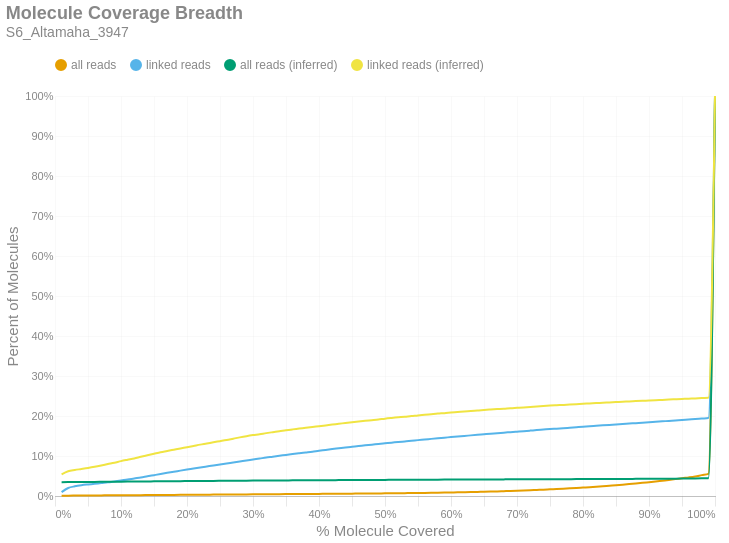

Notebook code for this chart:
### Markdown cell above
### Molecule Read Coverage
This chart shows molecule coverage breadth as computed by the number of bases aligned to that molecule. In other words, "*how much of each unique long molecule is actually sequenced/aligned?*" Keep in mind there is a distinction between sequences and alignments, since some sequences belonging to a particular molecule may not align well and wouldn't appear in the alignment data. This chart also shows molecule coverage breadth as computed by the *inferred fragment* from which the aligned sequences originate. Unlike read coverage, this calculation takes into account the total insert size, including unsequenced gaps between the forward and reverse reads. Like the previous figures, these are cumulative percents.

### Code cell
if SKIPLR:
    print_html(f"Skipped")
else:
    binned_df = consolidated_hist(valids['coverage_bp'], mask, 0.01, True)
    binned_df_inf = consolidated_hist(valids['coverage_inserts'], mask, 0.01, True)
    binned_df = binned_df.with_columns(pl.lit(binned_df_inf['all reads (cumsum)']).alias('all reads (inferred)'))
    binned_df = binned_df.with_columns(pl.lit(binned_df_inf['linked reads (cumsum)']).alias('linked reads (inferred)'))
    binned_df = binned_df.with_columns(
        (pl.col('bin').cast(pl.Float64) + 0.01).alias('right_edge')
    )

    with SafeRender(binned_df):
        (
            density_plot(binned_df, 'Molecule Coverage Breadth', samplename, 'molcov', ['all reads (inferred)','linked reads (inferred)'])
            .encode(
                #x=alt.X('bin:Q', title="% Molecule Covered").axis(format = '%').scale(padding=0),
                x=alt.X('right_edge:Q', title="% Molecule Covered").axis(format='%').scale(padding=0),
                y=alt.Y('value:Q', title='Percent of Molecules')
                    .axis(format='%')
                    .stack(False)
                    .scale(domainMin=0, padding=0),
                color=alt.Color("key:N").scale(domain = ["all reads", "linked reads", "all reads (inferred)", "linked reads (inferred)"]),
                tooltip = [
                    alt.Tooltip("key:N", title = "Data Type"),
                    alt.Tooltip("range_label:N", title="% Molecule Covered"),
                    alt.Tooltip("value:Q", format = ".2%", title="% Molecules")
                ]
            )
        ).display()

### Figure 1 — Vega-Lite specification as saved in the notebook (floating-point values rounded to 4 significant figures)
{"width": "container", "height": 400, "config": {"title": {"anchor": "start", "dy": -15, "fontSize": 18, "color": "#888888", "subtitleColor": "#888888", "subtitleFontSize": 14}, "arc": {"fill": "#0072B2"}, "axis": {"domainColor": "#888888", "domainWidth": 0.5, "gridWidth": 0.2, "grid": false, "titleFontWeight": 400, "titleFontSize": 15, "labelFontSize": 11, "labelColor": "#888888", "tickColor": "#888888", "tickWidth": 0.2, "titleColor": "#888888"}, "axisBand": {"grid": false}, "axisX": {"grid": true, "tickSize": 10, "domainCap": "round"}, "axisY": {"domain": false, "grid": true, "tickSize": 0, "domainCap": "round"}, "background": "transparent", "header": {"labelFontSize": 15, "labelColor": "#888888", "titleFontSize": 15, "titleFontWeight": 600, "titleColor": "#888888"}, "legend": {"labelFont": "sans-serif", "labelFontSize": 12, "labelColor": "#888888", "symbolSize": 100, "symbolType": "circle", "titleFontSize": 12, "titlePadding": 10, "titleColor": "#888888", "title": null, "orient": "top"}, "range": {"category": ["#E69F00", "#56B4E9", "#009E73", "#F0E442", "#0072B2", "#D55E00", "#CC79A7", "#000000"], "diverging": ["#cfe8f3", "#a2d4ec", "#73bfe2", "#46abdb", "#1696d2", "#12719e"]}, "area": {"fill": "#0072B2", "fillOpacity": 0.7, "line": true, "strokeOpacity": 0.7}, "line": {"color": "#0072B2", "stroke": "#0072B2", "strokeWidth": 2}, "trail": {"color": "#0072B2", "stroke": "#0072B2", "strokeWidth": 0, "size": 1}, "point": {"filled": true, "fillOpacity": 1.0, "size": 95}, "text": {"color": "#888888", "fontSize": 11, "align": "right", "fontWeight": 400, "size": 11}, "bar": {"fill": "#0072B2", "stroke": null}, "view": {"stroke": null, "continuousWidth": 660, "continuousHeight": 400}}, "data": {"name": "data-4f8140469e4c94100c1eca84717bebed"}, "mark": {"type": "line", "interpolate": "monotone", "point": {"opacity": 0, "size": 275}}, "encoding": {"color": {"field": "key", "scale": {"domain": ["all reads", "linked reads", "all reads (inferred)", "linked reads (inferred)"]}, "type": "nominal"}, "tooltip": [{"field": "key", "title": "Data Type", "type": "nominal"}, {"field": "range_label", "title": "% Molecule Covered", "type": "nominal"}, {"field": "value", "format": ".2%", "title": "% Molecules", "type": "quantitative"}], "x": {"axis": {"format": "%"}, "field": "right_edge", "scale": {"padding": 0}, "title": "% Molecule Covered", "type": "quantitative"}, "y": {"axis": {"format": "%"}, "field": "value", "scale": {"domainMin": 0, "padding": 0}, "stack": false, "title": "Percent of Molecules", "type": "quantitative"}}, "params": [{"name": "param_c36ac31b6afebe62", "select": {"type": "point", "fields": ["key"]}, "bind": "legend"}], "title": {"text": "Molecule Coverage Breadth", "subtitle": "S6_Altamaha_3947"}, "transform": [{"fold": ["all reads (cumsum)", "linked reads (cumsum)", "all reads (inferred)", "linked reads (inferred)"]}, {"calculate": "replace(datum.key, ' (cumsum)', '')", "as": "key"}, {"filter": {"param": "param_c36ac31b6afebe62"}}], "usermeta": {"embedOptions": {"downloadFileName": "S6_Altamaha_3947.molcov"}}, "$schema": "https://vega.github.io/schema/vega-lite/v6.1.0.json", "datasets": {"data-4f8140469e4c94100c1eca84717bebed": [{"bin": "0.0", "interval": "0.0-0.01", "all reads": 0.0004362, "linked reads": 0.009644, "all reads (cumsum)": 0.0004362, "linked reads (cumsum)": 0.009644, "range_label": "0.0-0.01", "all reads (inferred)": 0.03443, "linked reads (inferred)": 0.05417, "right_edge": 0.01}, {"bin": "0.01", "interval": "0.01-0.02", "all reads": 0.0004745, "linked reads": 0.01044, "all reads (cumsum)": 0.0009107, "linked reads (cumsum)": 0.02009, "range_label": "0.01-0.02", "all reads (inferred)": 0.03475, "linked reads (inferred)": 0.06181, "right_edge": 0.02}, {"bin": "0.02", "interval": "0.02-0.03", "all reads": 0.0001971, "linked reads": 0.004108, "all reads (cumsum)": 0.001108, "linked reads (cumsum)": 0.02419, "range_label": "0.02-0.03", "all reads (inferred)": 0.03488, "linked reads (inferred)": 0.065, "right_edge": 0.03}, {"bin": "0.03", "interval": "0.03-0.04", "all reads": 0.0001354, "linked reads": 0.002703, "all reads (cumsum)": 0.001243, "linked reads (cumsum)": 0.0269, "range_label": "0.03-0.04", "all reads (inferred)": 0.03498, "linked reads (inferred)": 0.06745, "right_edge": 0.04}, {"bin": "0.04", "interval": "0.04-0.05", "all reads": 9.901e-05, "linked reads": 0.001929, "all reads (cumsum)": 0.001342, "linked reads (cumsum)": 0.02883, "range_label": "0.04-0.05", "all reads (inferred)": 0.03509, "linked reads (inferred)": 0.07, "right_edge": 0.05}, {"bin": "0.05", "interval": "0.05-0.06", "all reads": 8.686e-05, "linked reads": 0.001679, "all reads (cumsum)": 0.001429, "linked reads (cumsum)": 0.0305, "range_label": "0.05-0.06", "all reads (inferred)": 0.03522, "linked reads (inferred)": 0.0729, "right_edge": 0.06}, {"bin": "0.06", "interval": "0.06-0.07", "all reads": 9.621e-05, "linked reads": 0.001929, "all reads (cumsum)": 0.001525, "linked reads (cumsum)": 0.03243, "range_label": "0.06-0.07", "all reads (inferred)": 0.03536, "linked reads (inferred)": 0.07622, "right_edge": 0.07}, {"bin": "0.07", "interval": "0.07-0.08", "all reads": 8.92e-05, "linked reads": 0.001738, "all reads (cumsum)": 0.001614, "linked reads (cumsum)": 0.03417, "range_label": "0.07-0.08", "all reads (inferred)": 0.03551, "linked reads (inferred)": 0.0798, "right_edge": 0.08}, {"bin": "0.08", "interval": "0.08-0.09", "all reads": 0.0001102, "linked reads": 0.002346, "all reads (cumsum)": 0.001725, "linked reads (cumsum)": 0.03652, "range_label": "0.08-0.09", "all reads (inferred)": 0.03565, "linked reads (inferred)": 0.08323, "right_edge": 0.09}, {"bin": "0.09", "interval": "0.09-0.1", "all reads": 0.0001069, "linked reads": 0.002417, "all reads (cumsum)": 0.001832, "linked reads (cumsum)": 0.03893, "range_label": "0.09-0.1", "all reads (inferred)": 0.03582, "linked reads (inferred)": 0.08717, "right_edge": 0.1}, {"bin": "0.1", "interval": "0.1-0.11", "all reads": 0.0001074, "linked reads": 0.002262, "all reads (cumsum)": 0.001939, "linked reads (cumsum)": 0.0412, "range_label": "0.1-0.11", "all reads (inferred)": 0.03596, "linked reads (inferred)": 0.09057, "right_edge": 0.11}, {"bin": "0.11", "interval": "0.11-0.12", "all reads": 0.0001172, "linked reads": 0.002643, "all reads (cumsum)": 0.002056, "linked reads (cumsum)": 0.04384, "range_label": "0.11-0.12", "all reads (inferred)": 0.0361, "linked reads (inferred)": 0.09387, "right_edge": 0.12}, {"bin": "0.12", "interval": "0.12-0.13", "all reads": 0.0001149, "linked reads": 0.002524, "all reads (cumsum)": 0.002171, "linked reads (cumsum)": 0.04636, "range_label": "0.12-0.13", "all reads (inferred)": 0.03626, "linked reads (inferred)": 0.09789, "right_edge": 0.13}, {"bin": "0.13", "interval": "0.13-0.14", "all reads": 0.0001298, "linked reads": 0.002929, "all reads (cumsum)": 0.002301, "linked reads (cumsum)": 0.04929, "range_label": "0.13-0.14", "all reads (inferred)": 0.03641, "linked reads (inferred)": 0.1017, "right_edge": 0.14}, {"bin": "0.14", "interval": "0.14-0.15", "all reads": 0.0001247, "linked reads": 0.002834, "all reads (cumsum)": 0.002426, "linked reads (cumsum)": 0.05213, "range_label": "0.14-0.15", "all reads (inferred)": 0.03657, "linked reads (inferred)": 0.1055, "right_edge": 0.15}, {"bin": "0.15", "interval": "0.15-0.16", "all reads": 0.000127, "linked reads": 0.002846, "all reads (cumsum)": 0.002553, "linked reads (cumsum)": 0.05497, "range_label": "0.15-0.16", "all reads (inferred)": 0.03673, "linked reads (inferred)": 0.1093, "right_edge": 0.16}, {"bin": "0.16", "interval": "0.16-0.17", "all reads": 0.0001256, "linked reads": 0.002905, "all reads (cumsum)": 0.002678, "linked reads (cumsum)": 0.05788, "range_label": "0.16-0.17", "all reads (inferred)": 0.03686, "linked reads (inferred)": 0.1124, "right_edge": 0.17}, {"bin": "0.17", "interval": "0.17-0.18", "all reads": 0.0001205, "linked reads": 0.002679, "all reads (cumsum)": 0.002799, "linked reads (cumsum)": 0.06056, "range_label": "0.17-0.18", "all reads (inferred)": 0.037, "linked reads (inferred)": 0.1157, "right_edge": 0.18}, {"bin": "0.18", "interval": "0.18-0.19", "all reads": 0.0001214, "linked reads": 0.002869, "all reads (cumsum)": 0.00292, "linked reads (cumsum)": 0.06342, "range_label": "0.18-0.19", "all reads (inferred)": 0.03713, "linked reads (inferred)": 0.119, "right_edge": 0.19}, {"bin": "0.19", "interval": "0.19-0.2", "all reads": 0.0001196, "linked reads": 0.002727, "all reads (cumsum)": 0.00304, "linked reads (cumsum)": 0.06615, "range_label": "0.19-0.2", "all reads (inferred)": 0.03726, "linked reads (inferred)": 0.1219, "right_edge": 0.2}, {"bin": "0.2", "interval": "0.2-0.21", "all reads": 0.0001111, "linked reads": 0.002512, "all reads (cumsum)": 0.003151, "linked reads (cumsum)": 0.06866, "range_label": "0.2-0.21", "all reads (inferred)": 0.03739, "linked reads (inferred)": 0.1252, "right_edge": 0.21}, {"bin": "0.21", "interval": "0.21-0.22", "all reads": 0.000114, "linked reads": 0.002631, "all reads (cumsum)": 0.003265, "linked reads (cumsum)": 0.0713, "range_label": "0.21-0.22", "all reads (inferred)": 0.03752, "linked reads (inferred)": 0.1284, "right_edge": 0.22}, {"bin": "0.22", "interval": "0.22-0.23", "all reads": 0.000114, "linked reads": 0.0025, "all reads (cumsum)": 0.003379, "linked reads (cumsum)": 0.0738, "range_label": "0.22-0.23", "all reads (inferred)": 0.03764, "linked reads (inferred)": 0.1313, "right_edge": 0.23}, {"bin": "0.23", "interval": "0.23-0.24", "all reads": 0.0001065, "linked reads": 0.002465, "all reads (cumsum)": 0.003485, "linked reads (cumsum)": 0.07626, "range_label": "0.23-0.24", "all reads (inferred)": 0.03776, "linked reads (inferred)": 0.1343, "right_edge": 0.24}, {"bin": "0.24", "interval": "0.24-0.25", "all reads": 0.0001205, "linked reads": 0.002667, "all reads (cumsum)": 0.003606, "linked reads (cumsum)": 0.07893, "range_label": "0.24-0.25", "all reads (inferred)": 0.03788, "linked reads (inferred)": 0.1371, "right_edge": 0.25}, {"bin": "0.25", "interval": "0.25-0.26", "all reads": 0.0001121, "linked reads": 0.0025, "all reads (cumsum)": 0.003718, "linked reads (cumsum)": 0.08143, "range_label": "0.25-0.26", "all reads (inferred)": 0.038, "linked reads (inferred)": 0.14, "right_edge": 0.26}, {"bin": "0.26", "interval": "0.26-0.27", "all reads": 0.0001107, "linked reads": 0.002417, "all reads (cumsum)": 0.003829, "linked reads (cumsum)": 0.08384, "range_label": "0.26-0.27", "all reads (inferred)": 0.03814, "linked reads (inferred)": 0.1433, "right_edge": 0.27}, {"bin": "0.27", "interval": "0.27-0.28", "all reads": 0.0001102, "linked reads": 0.002465, "all reads (cumsum)": 0.003939, "linked reads (cumsum)": 0.08631, "range_label": "0.27-0.28", "all reads (inferred)": 0.03827, "linked reads (inferred)": 0.1466, "right_edge": 0.28}, {"bin": "0.28", "interval": "0.28-0.29", "all reads": 0.0001107, "linked reads": 0.002417, "all reads (cumsum)": 0.004049, "linked reads (cumsum)": 0.08873, "range_label": "0.28-0.29", "all reads (inferred)": 0.0384, "linked reads (inferred)": 0.1496, "right_edge": 0.29}, {"bin": "0.29", "interval": "0.29-0.3", "all reads": 0.0001191, "linked reads": 0.002512, "all reads (cumsum)": 0.004169, "linked reads (cumsum)": 0.09124, "range_label": "0.29-0.3", "all reads (inferred)": 0.03851, "linked reads (inferred)": 0.1522, "right_edge": 0.3}, {"bin": "0.3", "interval": "0.3-0.31", "all reads": 0.000114, "linked reads": 0.002453, "all reads (cumsum)": 0.004283, "linked reads (cumsum)": 0.09369, "range_label": "0.3-0.31", "all reads (inferred)": 0.03861, "linked reads (inferred)": 0.1545, "right_edge": 0.31}, {"bin": "0.31", "interval": "0.31-0.32", "all reads": 0.0001219, "linked reads": 0.002548, "all reads (cumsum)": 0.004404, "linked reads (cumsum)": 0.09624, "range_label": "0.31-0.32", "all reads (inferred)": 0.03872, "linked reads (inferred)": 0.1572, "right_edge": 0.32}, {"bin": "0.32", "interval": "0.32-0.33", "all reads": 0.0001018, "linked reads": 0.002096, "all reads (cumsum)": 0.004506, "linked reads (cumsum)": 0.09833, "range_label": "0.32-0.33", "all reads (inferred)": 0.03882, "linked reads (inferred)": 0.1596, "right_edge": 0.33}, {"bin": "0.33", "interval": "0.33-0.34", "all reads": 0.0001102, "linked reads": 0.002274, "all reads (cumsum)": 0.004616, "linked reads (cumsum)": 0.1006, "range_label": "0.33-0.34", "all reads (inferred)": 0.03891, "linked reads (inferred)": 0.1619, "right_edge": 0.34}, {"bin": "0.34", "interval": "0.34-0.35", "all reads": 0.000114, "linked reads": 0.002107, "all reads (cumsum)": 0.00473, "linked reads (cumsum)": 0.1027, "range_label": "0.34-0.35", "all reads (inferred)": 0.03902, "linked reads (inferred)": 0.1644, "right_edge": 0.35}, {"bin": "0.35", "interval": "0.35-0.36", "all reads": 0.0001168, "linked reads": 0.002274, "all reads (cumsum)": 0.004847, "linked reads (cumsum)": 0.105, "range_label": "0.35-0.36", "all reads (inferred)": 0.03912, "linked reads (inferred)": 0.1666, "right_edge": 0.36}, {"bin": "0.36", "interval": "0.36-0.37", "all reads": 0.0001074, "linked reads": 0.002036, "all reads (cumsum)": 0.004955, "linked reads (cumsum)": 0.107, "range_label": "0.36-0.37", "all reads (inferred)": 0.03921, "linked reads (inferred)": 0.1686, "right_edge": 0.37}, {"bin": "0.37", "interval": "0.37-0.38", "all reads": 0.0001023, "linked reads": 0.001929, "all reads (cumsum)": 0.005057, "linked reads (cumsum)": 0.109, "range_label": "0.37-0.38", "all reads (inferred)": 0.0393, "linked reads (inferred)": 0.1707, "right_edge": 0.38}, {"bin": "0.38", "interval": "0.38-0.39", "all reads": 0.0001041, "linked reads": 0.001953, "all reads (cumsum)": 0.005161, "linked reads (cumsum)": 0.1109, "range_label": "0.38-0.39", "all reads (inferred)": 0.03939, "linked reads (inferred)": 0.1727, "right_edge": 0.39}, {"bin": "0.39", "interval": "0.39-0.4", "all reads": 0.0001275, "linked reads": 0.002274, "all reads (cumsum)": 0.005288, "linked reads (cumsum)": 0.1132, "range_label": "0.39-0.4", "all reads (inferred)": 0.03947, "linked reads (inferred)": 0.1746, "right_edge": 0.4}, {"bin": "0.4", "interval": "0.4-0.41", "all reads": 0.0001158, "linked reads": 0.002, "all reads (cumsum)": 0.005404, "linked reads (cumsum)": 0.1152, "range_label": "0.4-0.41", "all reads (inferred)": 0.03956, "linked reads (inferred)": 0.1765, "right_edge": 0.41}, {"bin": "0.41", "interval": "0.41-0.42", "all reads": 0.0001331, "linked reads": 0.002131, "all reads (cumsum)": 0.005537, "linked reads (cumsum)": 0.1173, "range_label": "0.41-0.42", "all reads (inferred)": 0.03965, "linked reads (inferred)": 0.1786, "right_edge": 0.42}, {"bin": "0.42", "interval": "0.42-0.43", "all reads": 0.0001252, "linked reads": 0.002, "all reads (cumsum)": 0.005663, "linked reads (cumsum)": 0.1193, "range_label": "0.42-0.43", "all reads (inferred)": 0.03973, "linked reads (inferred)": 0.1805, "right_edge": 0.43}, {"bin": "0.43", "interval": "0.43-0.44", "all reads": 0.0001224, "linked reads": 0.002024, "all reads (cumsum)": 0.005785, "linked reads (cumsum)": 0.1213, "range_label": "0.43-0.44", "all reads (inferred)": 0.03982, "linked reads (inferred)": 0.1826, "right_edge": 0.44}, {"bin": "0.44", "interval": "0.44-0.45", "all reads": 0.0001322, "linked reads": 0.001786, "all reads (cumsum)": 0.005917, "linked reads (cumsum)": 0.1231, "range_label": "0.44-0.45", "all reads (inferred)": 0.03991, "linked reads (inferred)": 0.1845, "right_edge": 0.45}, {"bin": "0.45", "interval": "0.45-0.46", "all reads": 0.0001242, "linked reads": 0.001715, "all reads (cumsum)": 0.006041, "linked reads (cumsum)": 0.1248, "range_label": "0.45-0.46", "all reads (inferred)": 0.03999, "linked reads (inferred)": 0.1863, "right_edge": 0.46}, {"bin": "0.46", "interval": "0.46-0.47", "all reads": 0.0001396, "linked reads": 0.001905, "all reads (cumsum)": 0.006181, "linked reads (cumsum)": 0.1267, "range_label": "0.46-0.47", "all reads (inferred)": 0.04007, "linked reads (inferred)": 0.188, "right_edge": 0.47}, {"bin": "0.47", "interval": "0.47-0.48", "all reads": 0.0001373, "linked reads": 0.001595, "all reads (cumsum)": 0.006318, "linked reads (cumsum)": 0.1283, "range_label": "0.47-0.48", "all reads (inferred)": 0.04014, "linked reads (inferred)": 0.1897, "right_edge": 0.48}, {"bin": "0.48", "interval": "0.48-0.49", "all reads": 0.0001536, "linked reads": 0.001893, "all reads (cumsum)": 0.006472, "linked reads (cumsum)": 0.1302, "range_label": "0.48-0.49", "all reads (inferred)": 0.04022, "linked reads (inferred)": 0.1914, "right_edge": 0.49}, {"bin": "0.49", "interval": "0.49-0.5", "all reads": 0.0001644, "linked reads": 0.001595, "all reads (cumsum)": 0.006636, "linked reads (cumsum)": 0.1318, "range_label": "0.49-0.5", "all reads (inferred)": 0.04031, "linked reads (inferred)": 0.1934, "right_edge": 0.5}, {"bin": "0.5", "interval": "0.5-0.51", "all reads": 0.0001625, "linked reads": 0.00156, "all reads (cumsum)": 0.006799, "linked reads (cumsum)": 0.1334, "range_label": "0.5-0.51", "all reads (inferred)": 0.04039, "linked reads (inferred)": 0.1951, "right_edge": 0.51}, {"bin": "0.51", "interval": "0.51-0.52", "all reads": 0.00017, "linked reads": 0.001655, "all reads (cumsum)": 0.006969, "linked reads (cumsum)": 0.135, "range_label": "0.51-0.52", "all reads (inferred)": 0.04046, "linked reads (inferred)": 0.1967, "right_edge": 0.52}, {"bin": "0.52", "interval": "0.52-0.53", "all reads": 0.0001812, "linked reads": 0.001453, "all reads (cumsum)": 0.00715, "linked reads (cumsum)": 0.1365, "range_label": "0.52-0.53", "all reads (inferred)": 0.04054, "linked reads (inferred)": 0.1983, "right_edge": 0.53}, {"bin": "0.53", "interval": "0.53-0.54", "all reads": 0.0002013, "linked reads": 0.0015, "all reads (cumsum)": 0.007351, "linked reads (cumsum)": 0.138, "range_label": "0.53-0.54", "all reads (inferred)": 0.0406, "linked reads (inferred)": 0.1997, "right_edge": 0.54}, {"bin": "0.54", "interval": "0.54-0.55", "all reads": 0.0002027, "linked reads": 0.001691, "all reads (cumsum)": 0.007554, "linked reads (cumsum)": 0.1397, "range_label": "0.54-0.55", "all reads (inferred)": 0.04069, "linked reads (inferred)": 0.2015, "right_edge": 0.55}, {"bin": "0.55", "interval": "0.55-0.56", "all reads": 0.0002344, "linked reads": 0.001512, "all reads (cumsum)": 0.007788, "linked reads (cumsum)": 0.1412, "range_label": "0.55-0.56", "all reads (inferred)": 0.04076, "linked reads (inferred)": 0.203, "right_edge": 0.56}, {"bin": "0.56", "interval": "0.56-0.57", "all reads": 0.0002457, "linked reads": 0.001619, "all reads (cumsum)": 0.008034, "linked reads (cumsum)": 0.1428, "range_label": "0.56-0.57", "all reads (inferred)": 0.04083, "linked reads (inferred)": 0.2045, "right_edge": 0.57}, {"bin": "0.57", "interval": "0.57-0.58", "all reads": 0.0002564, "linked reads": 0.001572, "all reads (cumsum)": 0.00829, "linked reads (cumsum)": 0.1444, "range_label": "0.57-0.58", "all reads (inferred)": 0.04091, "linked reads (inferred)": 0.206, "right_edge": 0.58}, {"bin": "0.58", "interval": "0.58-0.59", "all reads": 0.000276, "linked reads": 0.001488, "all reads (cumsum)": 0.008566, "linked reads (cumsum)": 0.1459, "range_label": "0.58-0.59", "all reads (inferred)": 0.04096, "linked reads (inferred)": 0.2071, "right_edge": 0.59}, {"bin": "0.59", "interval": "0.59-0.6", "all reads": 0.0003008, "linked reads": 0.001357, "all reads (cumsum)": 0.008867, "linked reads (cumsum)": 0.1472, "range_label": "0.59-0.6", "all reads (inferred)": 0.04103, "linked reads (inferred)": 0.2086, "right_edge": 0.6}, {"bin": "0.6", "interval": "0.6-0.61", "all reads": 0.0002975, "linked reads": 0.001488, "all reads (cumsum)": 0.009165, "linked reads (cumsum)": 0.1487, "range_label": "0.6-0.61", "all reads (inferred)": 0.0411, "linked reads (inferred)": 0.2099, "right_edge": 0.61}, {"bin": "0.61", "interval": "0.61-0.62", "all reads": 0.0003386, "linked reads": 0.001369, "all reads (cumsum)": 0.009503, "linked reads (cumsum)": 0.1501, "range_label": "0.61-0.62", "all reads (inferred)": 0.04117, "linked reads (inferred)": 0.2112, "right_edge": 0.62}, {"bin": "0.62", "interval": "0.62-0.63", "all reads": 0.000347, "linked reads": 0.001476, "all reads (cumsum)": 0.00985, "linked reads (cumsum)": 0.1516, "range_label": "0.62-0.63", "all reads (inferred)": 0.04123, "linked reads (inferred)": 0.2124, "right_edge": 0.63}, {"bin": "0.63", "interval": "0.63-0.64", "all reads": 0.000397, "linked reads": 0.001441, "all reads (cumsum)": 0.01025, "linked reads (cumsum)": 0.153, "range_label": "0.63-0.64", "all reads (inferred)": 0.0413, "linked reads (inferred)": 0.2138, "right_edge": 0.64}, {"bin": "0.64", "interval": "0.64-0.65", "all reads": 0.0003773, "linked reads": 0.001417, "all reads (cumsum)": 0.01062, "linked reads (cumsum)": 0.1544, "range_label": "0.64-0.65", "all reads (inferred)": 0.04137, "linked reads (inferred)": 0.215, "right_edge": 0.65}, {"bin": "0.65", "interval": "0.65-0.66", "all reads": 0.000424, "linked reads": 0.001429, "all reads (cumsum)": 0.01105, "linked reads (cumsum)": 0.1559, "range_label": "0.65-0.66", "all reads (inferred)": 0.04144, "linked reads (inferred)": 0.2162, "right_edge": 0.66}, {"bin": "0.66", "interval": "0.66-0.67", "all reads": 0.0004651, "linked reads": 0.001143, "all reads (cumsum)": 0.01151, "linked reads (cumsum)": 0.157, "range_label": "0.66-0.67", "all reads (inferred)": 0.0415, "linked reads (inferred)": 0.2172, "right_edge": 0.67}, {"bin": "0.67", "interval": "0.67-0.68", "all reads": 0.0005109, "linked reads": 0.001357, "all reads (cumsum)": 0.01202, "linked reads (cumsum)": 0.1584, "range_label": "0.67-0.68", "all reads (inferred)": 0.04156, "linked reads (inferred)": 0.2183, "right_edge": 0.68}, {"bin": "0.68", "interval": "0.68-0.69", "all reads": 0.0005151, "linked reads": 0.001203, "all reads (cumsum)": 0.01254, "linked reads (cumsum)": 0.1596, "range_label": "0.68-0.69", "all reads (inferred)": 0.04163, "linked reads (inferred)": 0.2196, "right_edge": 0.69}, {"bin": "0.69", "interval": "0.69-0.7", "all reads": 0.0005586, "linked reads": 0.00125, "all reads (cumsum)": 0.0131, "linked reads (cumsum)": 0.1608, "range_label": "0.69-0.7", "all reads (inferred)": 0.04169, "linked reads (inferred)": 0.2205, "right_edge": 0.7}, {"bin": "0.7", "interval": "0.7-0.71", "all reads": 0.0006113, "linked reads": 0.001262, "all reads (cumsum)": 0.01371, "linked reads (cumsum)": 0.1621, "range_label": "0.7-0.71", "all reads (inferred)": 0.04174, "linked reads (inferred)": 0.2215, "right_edge": 0.71}, {"bin": "0.71", "interval": "0.71-0.72", "all reads": 0.0006468, "linked reads": 0.001381, "all reads (cumsum)": 0.01436, "linked reads (cumsum)": 0.1634, "range_label": "0.71-0.72", "all reads (inferred)": 0.04182, "linked reads (inferred)": 0.2228, "right_edge": 0.72}, {"bin": "0.72", "interval": "0.72-0.73", "all reads": 0.0007103, "linked reads": 0.001441, "all reads (cumsum)": 0.01507, "linked reads (cumsum)": 0.1649, "range_label": "0.72-0.73", "all reads (inferred)": 0.04188, "linked reads (inferred)": 0.2237, "right_edge": 0.73}, {"bin": "0.73", "interval": "0.73-0.74", "all reads": 0.0006982, "linked reads": 0.001226, "all reads (cumsum)": 0.01577, "linked reads (cumsum)": 0.1661, "range_label": "0.73-0.74", "all reads (inferred)": 0.04195, "linked reads (inferred)": 0.225, "right_edge": 0.74}, {"bin": "0.74", "interval": "0.74-0.75", "all reads": 0.0008182, "linked reads": 0.001286, "all reads (cumsum)": 0.01658, "linked reads (cumsum)": 0.1674, "range_label": "0.74-0.75", "all reads (inferred)": 0.04201, "linked reads (inferred)": 0.226, "right_edge": 0.75}, {"bin": "0.75", "interval": "0.75-0.76", "all reads": 0.0007696, "linked reads": 0.001, "all reads (cumsum)": 0.01735, "linked reads (cumsum)": 0.1684, "range_label": "0.75-0.76", "all reads (inferred)": 0.04206, "linked reads (inferred)": 0.2269, "right_edge": 0.76}, {"bin": "0.76", "interval": "0.76-0.77", "all reads": 0.000843, "linked reads": 0.001072, "all reads (cumsum)": 0.0182, "linked reads (cumsum)": 0.1695, "range_label": "0.76-0.77", "all reads (inferred)": 0.04212, "linked reads (inferred)": 0.2276, "right_edge": 0.77}, {"bin": "0.77", "interval": "0.77-0.78", "all reads": 0.0009041, "linked reads": 0.001214, "all reads (cumsum)": 0.0191, "linked reads (cumsum)": 0.1707, "range_label": "0.77-0.78", "all reads (inferred)": 0.04217, "linked reads (inferred)": 0.2285, "right_edge": 0.78}, {"bin": "0.78", "interval": "0.78-0.79", "all reads": 0.0009476, "linked reads": 0.001203, "all reads (cumsum)": 0.02005, "linked reads (cumsum)": 0.1719, "range_label": "0.78-0.79", "all reads (inferred)": 0.04223, "linked reads (inferred)": 0.2294, "right_edge": 0.79}, {"bin": "0.79", "interval": "0.79-0.8", "all reads": 0.00105, "linked reads": 0.001191, "all reads (cumsum)": 0.0211, "linked reads (cumsum)": 0.1731, "range_label": "0.79-0.8", "all reads (inferred)": 0.04231, "linked reads (inferred)": 0.2305, "right_edge": 0.8}, {"bin": "0.8", "interval": "0.8-0.81", "all reads": 0.001028, "linked reads": 0.00106, "all reads (cumsum)": 0.02213, "linked reads (cumsum)": 0.1741, "range_label": "0.8-0.81", "all reads (inferred)": 0.04237, "linked reads (inferred)": 0.2314, "right_edge": 0.81}, {"bin": "0.81", "interval": "0.81-0.82", "all reads": 0.001147, "linked reads": 0.00125, "all reads (cumsum)": 0.02327, "linked reads (cumsum)": 0.1754, "range_label": "0.81-0.82", "all reads (inferred)": 0.04243, "linked reads (inferred)": 0.2324, "right_edge": 0.82}, {"bin": "0.82", "interval": "0.82-0.83", "all reads": 0.001215, "linked reads": 0.001203, "all reads (cumsum)": 0.02449, "linked reads (cumsum)": 0.1766, "range_label": "0.82-0.83", "all reads (inferred)": 0.04249, "linked reads (inferred)": 0.2331, "right_edge": 0.83}, {"bin": "0.83", "interval": "0.83-0.84", "all reads": 0.001299, "linked reads": 0.001143, "all reads (cumsum)": 0.02579, "linked reads (cumsum)": 0.1777, "range_label": "0.83-0.84", "all reads (inferred)": 0.04256, "linked reads (inferred)": 0.234, "right_edge": 0.84}, {"bin": "0.84", "interval": "0.84-0.85", "all reads": 0.001255, "linked reads": 0.001024, "all reads (cumsum)": 0.02704, "linked reads (cumsum)": 0.1788, "range_label": "0.84-0.85", "all reads (inferred)": 0.04262, "linked reads (inferred)": 0.2348, "right_edge": 0.85}, {"bin": "0.85", "interval": "0.85-0.86", "all reads": 0.001364, "linked reads": 0.001191, "all reads (cumsum)": 0.02841, "linked reads (cumsum)": 0.18, "range_label": "0.85-0.86", "all reads (inferred)": 0.04269, "linked reads (inferred)": 0.2357, "right_edge": 0.86}, {"bin": "0.86", "interval": "0.86-0.87", "all reads": 0.001446, "linked reads": 0.001036, "all reads (cumsum)": 0.02985, "linked reads (cumsum)": 0.181, "range_label": "0.86-0.87", "all reads (inferred)": 0.04276, "linked reads (inferred)": 0.2364, "right_edge": 0.87}, {"bin": "0.87", "interval": "0.87-0.88", "all reads": 0.001522, "linked reads": 0.001143, "all reads (cumsum)": 0.03137, "linked reads (cumsum)": 0.1821, "range_label": "0.87-0.88", "all reads (inferred)": 0.04283, "linked reads (inferred)": 0.2373, "right_edge": 0.88}, {"bin": "0.88", "interval": "0.88-0.89", "all reads": 0.001587, "linked reads": 0.001048, "all reads (cumsum)": 0.03296, "linked reads (cumsum)": 0.1832, "range_label": "0.88-0.89", "all reads (inferred)": 0.04289, "linked reads (inferred)": 0.238, "right_edge": 0.89}, {"bin": "0.89", "interval": "0.89-0.9", "all reads": 0.00166, "linked reads": 0.001238, "all reads (cumsum)": 0.03462, "linked reads (cumsum)": 0.1844, "range_label": "0.89-0.9", "all reads (inferred)": 0.04298, "linked reads (inferred)": 0.2387, "right_edge": 0.9}, {"bin": "0.9", "interval": "0.9-0.91", "all reads": 0.00165, "linked reads": 0.00106, "all reads (cumsum)": 0.03627, "linked reads (cumsum)": 0.1855, "range_label": "0.9-0.91", "all reads (inferred)": 0.04306, "linked reads (inferred)": 0.2395, "right_edge": 0.91}, {"bin": "0.91", "interval": "0.91-0.92", "all reads": 0.00194, "linked reads": 0.001167, "all reads (cumsum)": 0.03821, "linked reads (cumsum)": 0.1866, "range_label": "0.91-0.92", "all reads (inferred)": 0.04316, "linked reads (inferred)": 0.2403, "right_edge": 0.92}, {"bin": "0.92", "interval": "0.92-0.93", "all reads": 0.001882, "linked reads": 0.001083, "all reads (cumsum)": 0.04009, "linked reads (cumsum)": 0.1877, "range_label": "0.92-0.93", "all reads (inferred)": 0.04326, "linked reads (inferred)": 0.2411, "right_edge": 0.93}, {"bin": "0.93", "interval": "0.93-0.94", "all reads": 0.002086, "linked reads": 0.001167, "all reads (cumsum)": 0.04218, "linked reads (cumsum)": 0.1889, "range_label": "0.93-0.94", "all reads (inferred)": 0.04337, "linked reads (inferred)": 0.2418, "right_edge": 0.94}, {"bin": "0.94", "interval": "0.94-0.95", "all reads": 0.002325, "linked reads": 0.001024, "all reads (cumsum)": 0.0445, "linked reads (cumsum)": 0.1899, "range_label": "0.94-0.95", "all reads (inferred)": 0.04349, "linked reads (inferred)": 0.2425, "right_edge": 0.95}, {"bin": "0.95", "interval": "0.95-0.96", "all reads": 0.002025, "linked reads": 0.00125, "all reads (cumsum)": 0.04653, "linked reads (cumsum)": 0.1912, "range_label": "0.95-0.96", "all reads (inferred)": 0.04364, "linked reads (inferred)": 0.2433, "right_edge": 0.96}, {"bin": "0.96", "interval": "0.96-0.97", "all reads": 0.002393, "linked reads": 0.001107, "all reads (cumsum)": 0.04892, "linked reads (cumsum)": 0.1923, "range_label": "0.96-0.97", "all reads (inferred)": 0.04379, "linked reads (inferred)": 0.2439, "right_edge": 0.97}, {"bin": "0.97", "interval": "0.97-0.98", "all reads": 0.003246, "linked reads": 0.001393, "all reads (cumsum)": 0.05217, "linked reads (cumsum)": 0.1937, "range_label": "0.97-0.98", "all reads (inferred)": 0.0441, "linked reads (inferred)": 0.2448, "right_edge": 0.98}, {"bin": "0.98", "interval": "0.98-0.99", "all reads": 0.003066, "linked reads": 0.001286, "all reads (cumsum)": 0.05524, "linked reads (cumsum)": 0.195, "range_label": "0.98-0.99", "all reads (inferred)": 0.04465, "linked reads (inferred)": 0.2453, "right_edge": 0.99}, {"bin": "0.99", "interval": "0.99-1.0", "all reads": 0.9448, "linked reads": 0.805, "all reads (cumsum)": 1.0, "linked reads (cumsum)": 1.0, "range_label": "0.99-1.0", "all reads (inferred)": 1.0, "linked reads (inferred)": 1.0, "right_edge": 1.0}]}}
